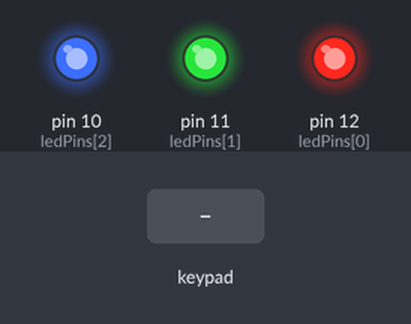
A sketch run on a simulated Arduino Uno, built with avr-gcc and run on an emulated ATmega328P. On the bench: output pins drawn as LEDs (lit = HIGH). The inputs (shaded band) are chosen by the test bench.

Above: at 1.2 s.
1.3 s: keypad keys 1 2 1 1 1 0 pressed 0.4 s apart
At 2.8 s:
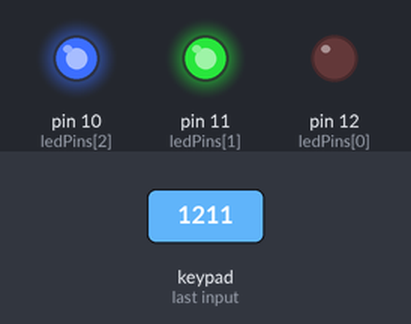
5.2 s: key '3' pressed
At 6.2 s:
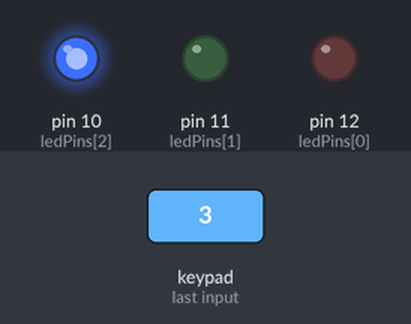
6.7 s: key '4' pressed
At 7.4 s:
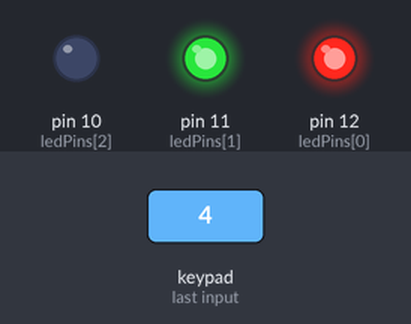
8.2 s: keypad keys 9 8 7 6 pressed 0.4 s apart
At 10.7 s:
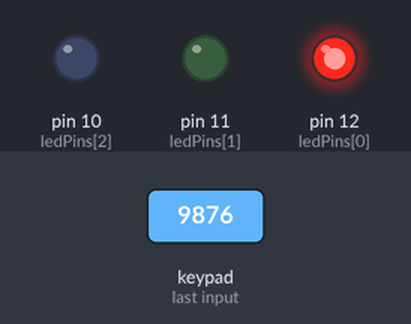
11.3 s: key '5' pressed
At 12.4 s:
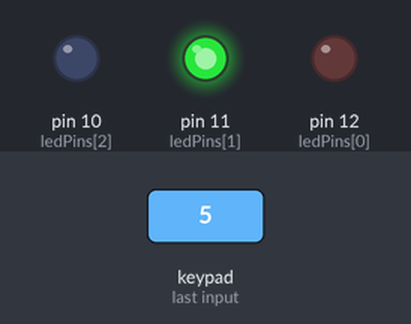
12.8 s: key '1' pressed
At 13.2 s:
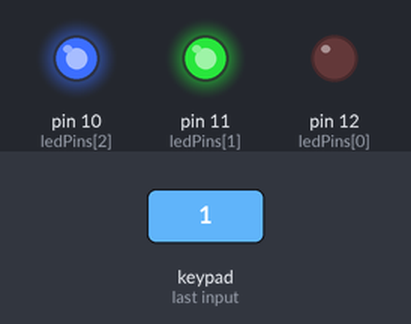
Timing chart, 0 to 15.3 s (numbered marks = the images above; inputs shaded):
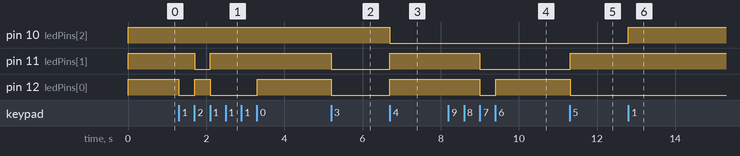

Measured:
- after the input at 1.3 s, pin 11 (ledPins[1]): HIGH → LOW after 0.40 s, → HIGH 0.40 s later; pin 12 (ledPins[0]): HIGH → LOW at once, → HIGH 0.40 s later, → LOW 0.40 s later, → HIGH 1.2 s later
- after the input at 5.2 s, pin 11 (ledPins[1]), pin 12 (ledPins[0]): HIGH → LOW at once
- after the input at 6.7 s, pin 10 (ledPins[2]): HIGH → LOW at once; pin 11 (ledPins[1]), pin 12 (ledPins[0]): LOW → HIGH at once
- after the input at 8.2 s, pin 11 (ledPins[1]): HIGH → LOW after 0.80 s; pin 12 (ledPins[0]): HIGH → LOW after 0.80 s, → HIGH 0.40 s later
- after the input at 11.3 s, pin 11 (ledPins[1]): LOW → HIGH at once; pin 12 (ledPins[0]): HIGH → LOW at once
- after the input at 12.8 s, pin 10 (ledPins[2]): LOW → HIGH at once

The sketch:

sketch.ino
```cpp
#include "Keypad.h"

const int ledPins[] = {12, 11, 10};

const uint8_t ROWS = 4;
const uint8_t COLS = 4;

const char keymap[ROWS][COLS] = {
  {'1', '2', '3', 'A'},
  {'4', '5', '6', 'B'},
  {'7', '8', '9', 'C'},
  {'*', '0', '#', 'D'}
};

const int intervals[] = {0, 1000, 500, 250};

bool ledStatus[] = {false, false, false};
unsigned long previous_time = 0;
int interval = 0;

byte rowPins[ROWS] = {9, 8, 7, 6};
byte colPins[COLS] = {5, 4, 3, 2};

void keypad_handler(char key);
void show_led();
void blink_led();
void set_status(int n);
bool is_correct_key(char ch);

Keypad key_pad = Keypad(makeKeymap(keymap), rowPins, colPins, ROWS, COLS);

void setup() {
  for (int i = 0; i < 3; i++) {
    pinMode(ledPins[i], OUTPUT);
    digitalWrite(ledPins[i], HIGH); // выключаем все светодиоды при старте
  }
  Serial.begin(115200);
}

void loop() {

  char keypressed = key_pad.getKey();

  if (is_correct_key(keypressed)) {
    keypad_handler(keypressed);
    show_led();
  }

  if(interval > 0){
    unsigned long current_time = millis();
    if (current_time - previous_time >= interval) {
      previous_time = current_time;
      blink_led();
    }
  }
}

void keypad_handler(char key) {
  uint8_t k = key - '0';
  if (k < 8) {
    set_status(k);
  }

  k = key - 'A';
  if (k < 4) {
    interval = intervals[k];
  }
}

void show_led(){
  digitalWrite(ledPins[0], !ledStatus[0]);
  digitalWrite(ledPins[1], !ledStatus[1]);
  digitalWrite(ledPins[2], !ledStatus[2]);

}

void blink_led() {
  for (int i = 0; i < 3; i++) {
    if (ledStatus[i]) {
      digitalWrite(ledPins[i], !digitalRead(ledPins[i]));
    }
  }
}

void set_status(int n) {
  if (n == 0) {
    interval = 0;
  }
  ledStatus[0] = n % 2;
  ledStatus[1] = (n / 2) % 2;
  ledStatus[2] = n / 4;
}

bool is_correct_key(char ch) {
  return (ch != NO_KEY && ch != '8' && ch != '9'
          && ch != '*' && ch != '#');
}
```
